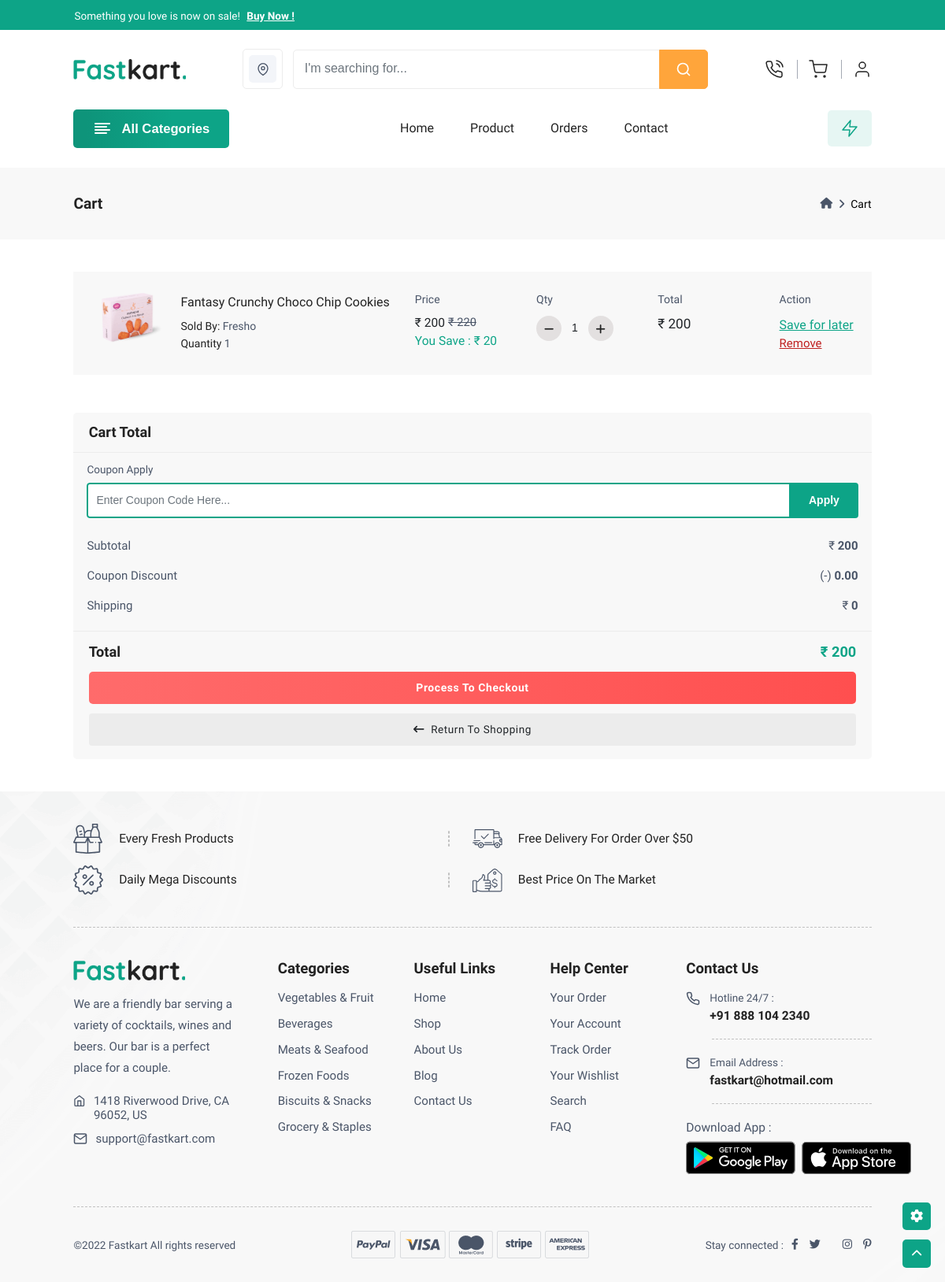
The page /cart/ (signed in) on the database its author committed.
### core/models.py (models this page shows, shortened)
class Cart(models.Model):
    user = models.ForeignKey(User,  related_name="cart_user", on_delete=models.CASCADE)
    item = models.ForeignKey(Product, on_delete=models.CASCADE)
    quantity = models.PositiveIntegerField(default=1)
    created_at = models.DateTimeField(null=True ,default=datetime.now())

class Product(models.Model):
    product_name = models.CharField(max_length=254)
    product_desc = models.TextField()
    product_cat = models.CharField(max_length=100, choices=PRODUCT_CATAEGORY,default=PRODUCT_CATAEGORY['fruits'])
    price = models.IntegerField()
    product_img  = models.ImageField(upload_to='product/img/')
    product_quantity = models.PositiveIntegerField(default=0, null=True)
    created_at = models.DateTimeField(auto_now_add=True,null=True)

class siteSettings(models.Model):
    curr = {
        "₹": "INR",   # Indian Rupee
        "$": "USD",   # US Dollar
        "€": "EUR",   # Euro
        "£": "GBP",   # British Pound
        "¥": "JPY",   # Japanese Yen
        "A$": "AUD",  # Australian Dollar
        "C$": "CAD",  # Canadian Dollar
        "CHF": "CHF", # Swiss Franc
        "₩": "KRW",   # South Korean Won
        "S$": "SGD",  # Singapore Dollar
        "NZ$": "NZD", # New Zealand Dollar
    }
    site_name = models.CharField( max_length=100)
    logo = models.ImageField(upload_to='logo/',blank=True,null=True)
    email = models.EmailField(max_length=254)
    phone = models.CharField(max_length=50)
    currency = models.CharField(max_length=50, choices=curr,default=curr["₹"], null=True)
    instagram = models.URLField(blank=True,null=True)
    telegram = models.URLField(blank=True,null=True)
    facebook = models.URLField(blank=True,null=True)
    twitter = models.URLField(blank=True,null=True)

### core/views.py (the view)
# urls.py: path("cart/", views.cart, name='cart'),
@login_required
def cart(request):
    if request.user.is_authenticated:
        fname =  request.user.first_name
    carts = Cart.objects.select_related('item').filter(user=request.user)
    for cart in carts:
        cart.total_price = cart.item.price * cart.quantity
    return render(request, 'cart.html',{'carts':carts,'fname':fname})

### core/context_processors.py (called while the page is built)
def site_settings(request):
    return{
        'site_settings':siteSettings.objects.first()
    }

### templates/cart.html (shortened to what this page needs)
{% extends "base.html" %}
{% load static %}
{% block body %}
    <section class="breadcrumb-section pt-0">
        <div class="container-fluid-lg">
            <div class="row">
                <div class="col-12">
                    <div class="breadcrumb-contain">
                        <h2>Cart</h2>
                        <nav>
                            <ol class="breadcrumb mb-0">
                                <li class="breadcrumb-item">
                                    <a href="{% url 'home' %}">
                                        <i class="fa-solid fa-house"></i>
                                    </a>
                                </li>
                                <li class="breadcrumb-item active">Cart</li>
                            </ol>
                        </nav>
                    </div>
                </div>
            </div>
        </div>
    </section>
    <section class="cart-section section-b-space">
        <div class="container-fluid-lg">
            <div class="row g-sm-5 g-3">
                <div class="col-xxl-9">
                    <div class="cart-table">
                        <div class="table-responsive-xl">
                            <table class="table">
                                <tbody>
                                    {% if carts%}
                                        {% for cart in carts %}
                                        <tr class="product-box-contain "  data-price="{{cart.item.price}}">
                                            <td class="product-detail">
                                                <div class="product border-0">
                                                    <a href="{% url 'product_by_id' cart.item.id %}" class="product-image">
                                                        <img src="{{cart.item.product_img.url}}"
                                                            class="img-fluid blur-up lazyload" alt="">
                                                    </a>
                                                    <div class="product-detail">
                                                        <ul>
                                                            <li class="name">
                                                                <a href="{% url 'product_by_id' cart.item.id %}">{{cart.item.product_name}}</a>
                                                            </li>
                                                            <li class="text-content"><span class="text-title">Sold
                                                                    By:</span> Fresho</li>
                                                            <li class="text-content"><span class="text-title">Quantity</span> {{cart.quantity}}</li>
                                                        </ul>
                                                    </div>
                                                </div>
                                            </td>
                                            <td class="price">
                                                <h4 class="table-title text-content">Price</h4>
                                                <h5> {{ site_settings.currency  }}  {{cart.item.price}} <del class="text-content">{{ site_settings.currency  }}  {{cart.item.price |add:20}}</del></h5>
                                                <h6 class="theme-color">You Save : {{ site_settings.currency  }}  {{20}}</h6>
                                            </td>
                                            <td class="quantity">
                                                <h4 class="table-title text-content">Qty</h4>
                                                <div class="quantity-price">
                                                    <div class="cart_qty">
                                                        <div class="input-group">
                                                            <button type="button" class="btn qty-btn qty-left-minus"
                                                                data-type="minus" data-field="" data-action="minus">
                                                                <i class="fa fa-minus ms-0"></i>
                                                            </button>
                                                            <input class="form-control input-number qty-input" type="text"
                                                                name="quantity" value="{{cart.quantity}}" min="1" max="9">
                                                            <button type="button" class="btn qty-btn qty-right-plus"
                                                                data-type="plus" data-field="" data-action="plus">
                                                                <i class="fa fa-plus ms-0"></i>
                                                            </button>
                                                        </div>
                                                    </div>
                                                </div>
                                            </td>
                                            <td class="subtotal">
                                                <h4 class="table-title text-content">Total</h4>
                                                <h5> {{ site_settings.currency  }} <span class="total-value"> {{ cart.total_price }} </span>   </h5>
                                            </td>
                                            <td class="save-remove">
                                                <h4 class="table-title text-content">Action</h4>
                                                <a class="save notifi-wishlist" href="javascript:void(0)">Save for later</a>
                                                <a class="remove close_button" href="{% url 'remove_from_cart' cart.item.id %}">Remove</a>
                                            </td>
                                        </tr>
                                        {% endfor %}
                                    {% else %}
                                        <tr>
                                            no items
                                        </tr>
                                    {% endif %}
                                </tbody>
                            </table>
                        </div>
                    </div>
                </div>
                <div class="col-xxl-3">
                    <div class="summery-box p-sticky">
                        <div class="summery-header">
                            <h3>Cart Total</h3>
                        </div>
                        <div class="summery-contain">
                            <div class="coupon-cart">
                                <h6 class="text-content mb-2">Coupon Apply</h6>
                                <div class="mb-3 coupon-box input-group">
                                    <input type="email" class="form-control" id="exampleFormControlInput1"
                                        placeholder="Enter Coupon Code Here...">
                                    <button class="btn-apply">Apply</button>
                                </div>
                            </div>
                            <ul>
                                <li>
                                    <h4>Subtotal</h4>
                                    <h4 class="price">{{site_settings.currency}} <span id="cartTotal">00</span></h4>
                                </li>
                                <li>
                                    <h4>Coupon Discount</h4>
                                    <h4 class="price">(-) <span id="discount">0.00</span></h4>
                                </li>
                                <li class="align-items-start">
                                    <h4>Shipping</h4>
                                    <h4 class="price text-end" > {{site_settings.currency}}  <span id="shipping">0</span></h4>
                                </li>
                            </ul>
                        </div>
                        <ul class="summery-total">
                            <li class="list-total border-top-0">
                                <h4>Total</h4>
                                <h4 class="price theme-color">{{site_settings.currency}} <b class="" id="grandTotal"></b></h4>
                            </li>
                        </ul>
                        <div class="button-group cart-button">
                            <ul>
                                <li>
                                    <button onclick="location.href = 'checkout.html';"
                                        class="btn btn-animation proceed-btn fw-bold">Process To Checkout</button>
                                </li>
                                <li>
                                    <button onclick="location.href = '{% url 'home' %}';"
                                        class="btn btn-light shopping-button text-dark">
                                        <i class="fa-solid fa-arrow-left-long"></i>Return To Shopping</button>
                                </li>
                            </ul>
                        </div>
                    </div>
                </div>
            </div>
        </div>
    </section>
{% endblock body %}

### rows shown on the page
Cart: item.product_img (picture), item.product_name "Fantasy Crunchy Choco Chip Cookies", quantity "1", item.price "200", item.price|add "220", value "20", total_price "200"
siteSettings: currency "₹"
